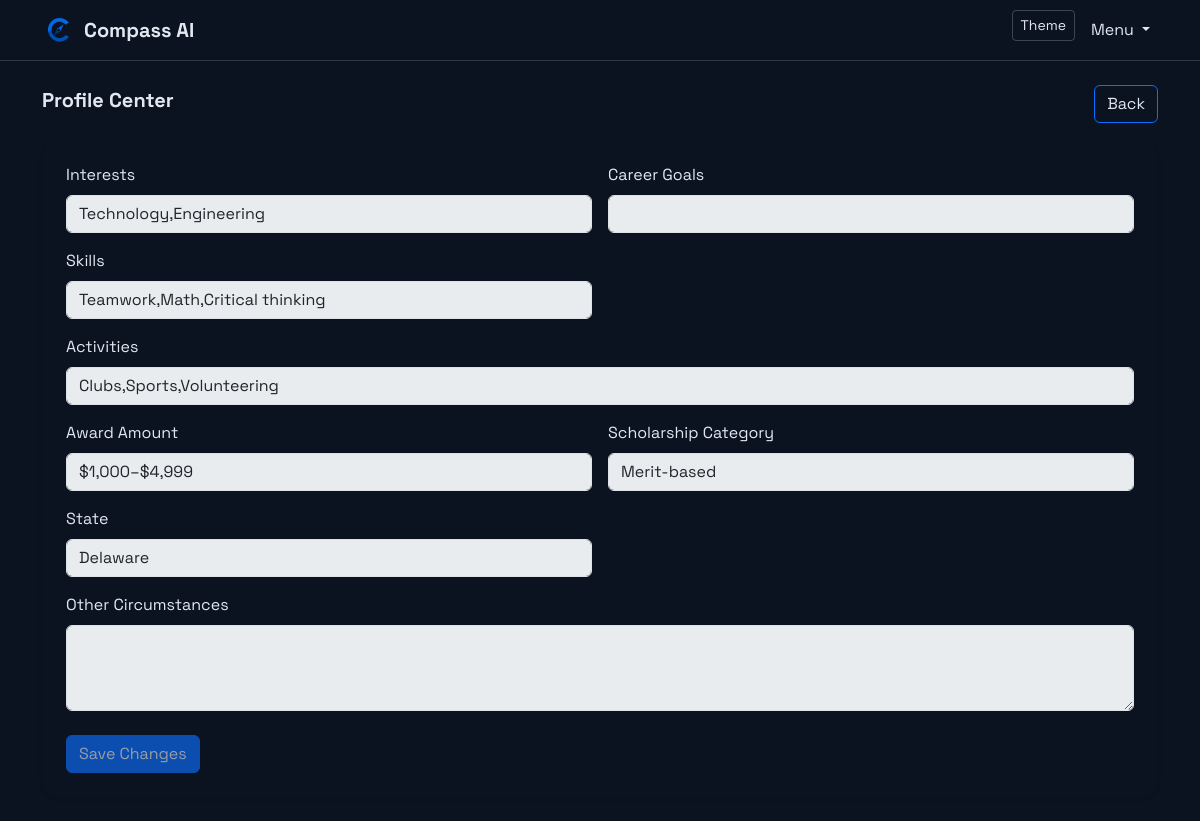
The page /profile/ (signed in) on the database its author committed.
### app/models/user.py (models this page shows, shortened)
class User(db.Model, UserMixin):
    __tablename__ = "users"
    id = db.Column(db.Integer, primary_key=True)
    username = db.Column(String(120), unique=True, nullable=False, index=True)
    email = db.Column(String(255), unique=True, nullable=True, index=True)
    password_hash = db.Column(String(255), nullable=False)
    name = db.Column(String(120), nullable=True)
    grade_level = db.Column(String(50), nullable=True)
    school = db.Column(String(120), nullable=True)
    interests = db.Column(String(500), nullable=True)  # comma-separated
    career_goals = db.Column(String(200), nullable=True)
    skills = db.Column(String(500), nullable=True)  # comma-separated
    activities = db.Column(String(500), nullable=True)  # comma-separated
    award_amount = db.Column(String(120), nullable=True)
    scholarship_category = db.Column(String(120), nullable=True)
    state = db.Column(String(120), nullable=True)
    other_circumstances = db.Column(String(500), nullable=True)
    survey_completed = db.Column(db.Boolean, nullable=False, default=False)
    is_admin = db.Column(db.Boolean, nullable=False, default=False, index=True)
    created_at = db.Column(db.DateTime, server_default=db.func.now())

### app/routes/profile_routes.py (the view)
@profile_bp.get("/")
@login_required
def index() -> str:
    return render_template("profile/index.html", user=current_user)

### app/models/user.py (called while the page is built)
@login_manager.user_loader
def load_user(user_id: str) -> User | None:
    try:
        return db.session.get(User, int(user_id))
    except Exception:
        return None

### app/templates/profile/index.html
{% extends 'layout/base.html' %}
{% block content %}
  <div class="d-flex align-items-center justify-content-between flex-wrap gap-2 mb-3">
    <h2 class="h5 fw-bold">Profile Center</h2>
    <a class="btn btn-outline-primary" href="{{ url_for('dashboard.index') }}">Back</a>
  </div>
  <div class="card rounded-4 shadow-sm border-0 p-4">
    <form method="post" action="{{ url_for('profile.update') }}">
      <div class="row g-3">
        <div class="col-12 col-md-6">
          <label class="form-label">Interests</label>
          <input name="interests" class="form-control" value="{{ user.interests or '' }}" {% if user.survey_completed %}disabled{% endif %} />
        </div>
        <div class="col-12 col-md-6">
          <label class="form-label">Career Goals</label>
          <input name="career_goals" class="form-control" value="{{ user.career_goals or '' }}" {% if user.survey_completed %}disabled{% endif %} />
        </div>
        <div class="col-12 col-md-6">
          <label class="form-label">Skills</label>
          <input name="skills" class="form-control" value="{{ user.skills or '' }}" {% if user.survey_completed %}disabled{% endif %} />
        </div>
        <div class="col-12">
          <label class="form-label">Activities</label>
          <input name="activities" class="form-control" value="{{ user.activities or '' }}" {% if user.survey_completed %}disabled{% endif %} />
        </div>
        <div class="col-12 col-md-6">
          <label class="form-label">Award Amount</label>
          <input name="award_amount" class="form-control" value="{{ user.award_amount or '' }}" {% if user.survey_completed %}disabled{% endif %} />
        </div>
        <div class="col-12 col-md-6">
          <label class="form-label">Scholarship Category</label>
          <input name="scholarship_category" class="form-control" value="{{ user.scholarship_category or '' }}" {% if user.survey_completed %}disabled{% endif %} />
        </div>
        <div class="col-12 col-md-6">
          <label class="form-label">State</label>
          <input name="state" class="form-control" value="{{ user.state or '' }}" {% if user.survey_completed %}disabled{% endif %} />
        </div>
        <div class="col-12">
          <label class="form-label">Other Circumstances</label>
          <textarea name="other_circumstances" class="form-control" rows="3" {% if user.survey_completed %}disabled{% endif %}>{{ user.other_circumstances or '' }}</textarea>
        </div>
      </div>
      <button class="btn btn-primary mt-4" type="submit" {% if user.survey_completed %}disabled{% endif %}>Save Changes</button>
    </form>
  </div>
{% endblock %}

### app/static/css/styles.css (style rules this page uses)
:root { --primary:#0078D4; --secondary:#106EBE; --accent:#50E6FF; --success:#107C10; --dark:#1B1A19; --light:#F3F6F9; --bg:#FFFFFF; }
body { font-family: "Segoe UI", Inter, system-ui, -apple-system, Arial, sans-serif; color: var(--dark); background: var(--bg); }
.card { border-radius: 1rem; }

### app/templates/layout/base.html (style rules this page uses)
body.theme-dark { background: #0b1220; color: #e2e8f0; }
body.theme-dark .nav-link, body.theme-dark .navbar-brand, body.theme-dark .dropdown-item, body.theme-dark .btn, body.theme-dark .form-label, body.theme-dark label, body.theme-dark p, body.theme-dark h1, body.theme-dark h2, body.theme-dark h3, body.theme-dark h4, body.theme-dark h5, body.theme-dark h6 { color: #e2e8f0 !important; }
body.theme-dark .card { background: #0b1220 !important; color: #e2e8f0 !important; border-color: rgba(148,163,184,.25) !important; }

### rows shown on the page
User: interests "Technology,Engineering", skills "Teamwork,Math,Critical thinking", activities "Clubs,Sports,Volunteering", award_amount "$1,000–$4,999", scholarship_category "Merit-based", state "Delaware"
